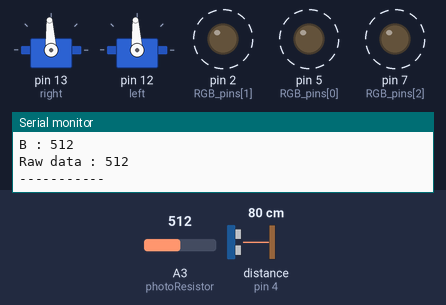
A sketch run on a simulated Arduino Uno, built with avr-gcc and run on an emulated ATmega328P. Parts: 2 × servo, output pins drawn as LEDs (lit = HIGH), the last lines printed to the serial monitor. Wiring (inferred from the names in the program): ultrasonic range finder: trigger pin 3; echo pin 4. Dashed ring = blinking. Inputs (shaded band) come from the test bench; at power-on: distance to the obstacle (sensor on pin 4) 80 cm, A3 (photoResistor) = 512. The echo pulse lasts 58.3 µs per cm; pins used as bus, display or sensor lines are not drawn.

Above: at 2.3 s.
2.4 s: distance to the obstacle (sensor on pin 4) set to 8 cm
6.0 s: distance to the obstacle (sensor on pin 4) set to 5 cm
At 7.7 s:
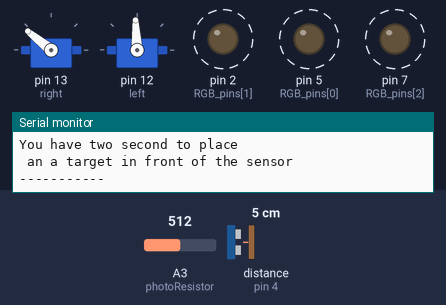
17.0 s: distance to the obstacle (sensor on pin 4) set to 9 cm
At 19.6 s:
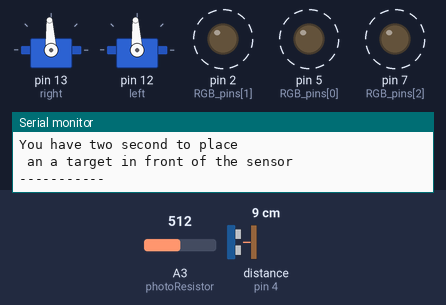
20.5 s: distance to the obstacle (sensor on pin 4) set to 2 cm
At 23.07 s:
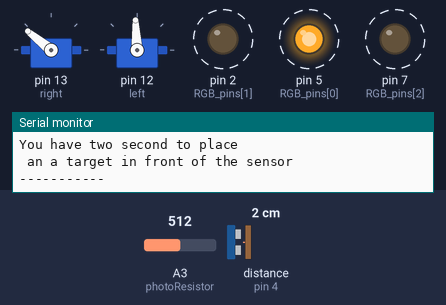
Timing chart, 0 to 25.0 s (numbered marks = the images above; inputs shaded):
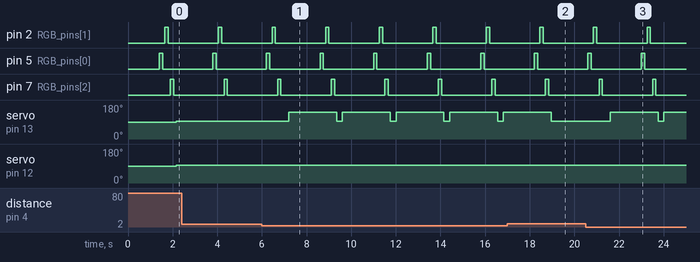

Measured:
- the behaviour switches between 7 and 6 cm on distance to the obstacle (sensor on pin 4) (found by bisection; images 0 and 1)
- after the input at 6.0 s, servo on pin 13 (right): alternates 141° for 2.1 s and 93° for 0.25 s, starting after 1.2 s
- after the input at 17.0 s, servo on pin 13 (right): goes on until 19.0 s, then stays 93°
- after the input at 20.5 s, servo on pin 13 (right): 93° → 141° after 1.1 s, → 93° 2.1 s later, → 141° 0.25 s later
- by itself, pin 2 (RGB_pins[1]), pin 5 (RGB_pins[0]), pin 7 (RGB_pins[2]): alternates HIGH for 0.15 s and LOW for 2.3 s

The sketch:

RGB_Sensor.ino
```cpp
/* Author: Salvatore F DeLuca
 * Date of Creation: April 20, 2025
 *
 * Wiring pinout:
 * Right servo : pin 12
 * Left Servo : pin 13
 */
 #include <Servo.h> //import servo library for control of motors

//initialize and decalre variables for servo pins ultrasonic sensor & more
int right = 13;
int left = 12;
int rightValue = 0;
int leftValue = 0;
int trigPin = 3;
int echoPin = 4;

//objects for left and right servos
Servo rServo;
Servo lServo;

//defining power constants to variables
int hault = 1500;
int go = 1400;
int reverse = 1600;
int rotateRight = 1600;
int rotateLeft = 1400;

//pins for RGB led and photoresistor
int RGB_pins [] = {5,2,7};
int photoResistor = A3;

//empty arrays to store RGB led
int Data [] = {0,0,0}; //index 0 is red, 1 is green, and 2 is blue
int rawData = 0;

//default values
int saturationTime = 150;
int CoolDownTime = 100;
int i = 0;


void setup() {
  // Open up the serial port
  Serial.begin(9600);

  //determining pin modes
  pinMode(trigPin, OUTPUT);
  pinMode(echoPin, INPUT);

  //tell the arduino what pins are what
  pinMode(RGB_pins[0], OUTPUT);
  pinMode(RGB_pins[1], OUTPUT);
  pinMode(RGB_pins[2], OUTPUT);
  pinMode(photoResistor, INPUT);

  nowStart(); //Call function to attatch servos to pins
}

void loop() {
  //turn everything off
  for(i = 0; i<3; i++){
    digitalWrite(RGB_pins[i], LOW);
  }

  //determine if the bot is too close to a wall
  int value = DistanceREAD();
  if (value < 6){
    pause();
  }
  //Interval of time (loop) for the sensor to read a new color
  rawData = analogRead(photoResistor);
  Serial.println("-----------");
  Serial.println("Measuring the Environment :");
  Serial.println("You have two second to place \n an a target in front of the sensor");
  Serial.println("-----------");
  delay(1300); //wait for material to be presented

  for(i = 0; i<3; i++){
    digitalWrite(RGB_pins[i], HIGH);
    delay(saturationTime); //time to saturation the target material
    Data[i] = analogRead(photoResistor);
    digitalWrite(RGB_pins[i], LOW);
    delay(CoolDownTime); //Cool down time
  }

  //print out the data
  Serial.println("-----------");
  Serial.print("R : ");
  Serial.println(Data[0]);
  Serial.print("G : ");
  Serial.println(Data[1]);
  Serial.print("B : ");
  Serial.println(Data[2]);
  Serial.print("Raw data : ");
  Serial.println(rawData);
  Serial.println("-----------");

//Only read colors if the bot reads a raw data value high enough (detects an object near the sensor)
if (rawData > 950){
  Serial.print("What color : ");
  //conditional states  for determining what the color is
  if(Data[0] < Data[1] && Data[0] < Data[2] && Data[2] > Data[1]){ //red
    backward();
    Serial.println("could be red"); }
  else if(Data[1] < Data[0] && Data[1] < Data[2] && Data[0] > Data[2]){ //green
    forward();
    Serial.println("could be green"); }
  else if(Data[2] < Data[1] && Data[2] < Data[0] && Data[0] > Data[1]){ //blue
    turnRight();
    Serial.println("could be blue");  }
  else if (Data[0] < Data[2] && Data[1] < Data[2]) { //yellow
    // If yellow is detected (Red + Green = Yellow)
    Serial.println("could be yellow");
    turnLeft();  }
  else {
    // If the color is mixed or unclear
    Serial.println("STOP detected");
    nowStop();  // Stop the robot for unclear color
  }
}
else {
  nowStop(); //Stop the bot for when the sensor does not detect something infront of it
}

 delay(250);//just a delay

}

//FUNCTIONS//////////////////////////////////////////////////////////////////////////////////////////////////////////////////////////////////////

//function to attatch servos to pins
void nowStart(){
  rServo.attach(right);
  lServo.attach(left);
}
//function to stop the servos then detach servos to stop the bot
void nowStop(){
  rServo.writeMicroseconds(hault);
  lServo.writeMicroseconds(hault);
}

//function to turn the bot right
void turnRight(){
  rServo.writeMicroseconds(rotateRight);
  lServo.writeMicroseconds(rotateRight);
}

//function to turn the bot left
void turnLeft(){
  rServo.writeMicroseconds(rotateLeft);
  lServo.writeMicroseconds(rotateLeft);
}

//function to move the bot forward
void forward(){
  rServo.writeMicroseconds(reverse);
  lServo.writeMicroseconds(go);
}

//function to move the bot backwards
void backward(){
  rServo.writeMicroseconds(go);
  lServo.writeMicroseconds(reverse);
}

//function to pause the bot
void pause(){
  rServo.writeMicroseconds(2000);
  lServo.writeMicroseconds(hault);
}

//function to determine distance from sensor
long DistanceREAD() {
  long duration;

  //trig the pulse required.
  digitalWrite(trigPin, LOW);
  delayMicroseconds(2);
  digitalWrite(trigPin, HIGH);
  delayMicroseconds(10);
  digitalWrite(trigPin, LOW);

  //record the pulse in
  duration = pulseIn(echoPin, HIGH);
  long distance = (duration / 2) / 29.1;

  // Print to Serial Monitor
  Serial.print("Ultrasonic Sensor Distance: ");
  Serial.print(distance);
  Serial.println(" cm");

  return distance;
}
```
